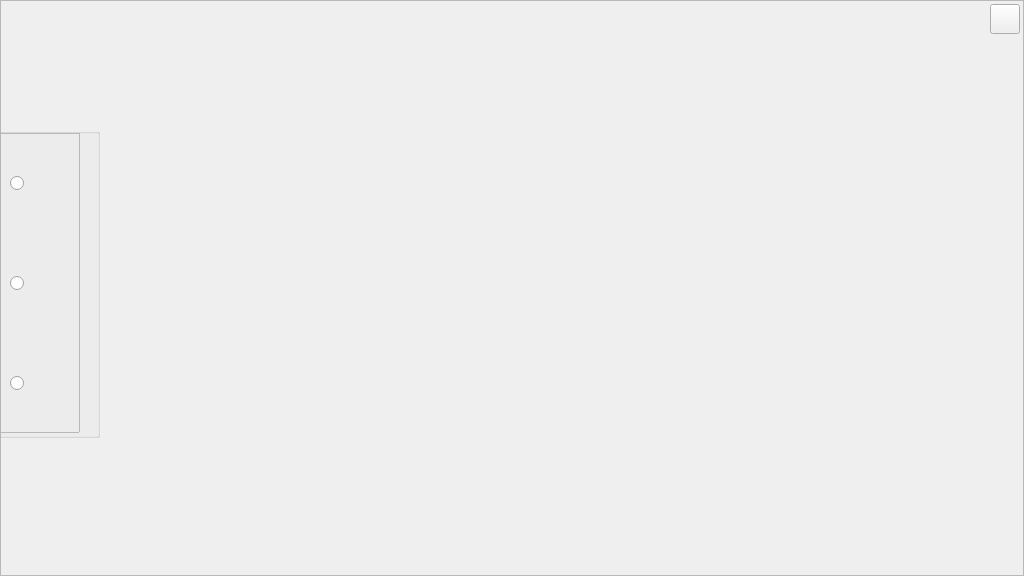
<?xml version="1.0" encoding="UTF-8"?>
<ui version="4.0">
 <class>MasterInterface</class>
 <widget class="QWidget" name="MasterInterface">
  <property name="geometry">
   <rect>
    <x>0</x>
    <y>0</y>
    <width>1024</width>
    <height>576</height>
   </rect>
  </property>
  <property name="windowTitle">
   <string/>
  </property>
  <widget class="QFrame" name="MasterFrame">
   <property name="geometry">
    <rect>
     <x>0</x>
     <y>0</y>
     <width>1024</width>
     <height>576</height>
    </rect>
   </property>
   <property name="frameShape">
    <enum>QFrame::Shape::StyledPanel</enum>
   </property>
   <property name="frameShadow">
    <enum>QFrame::Shadow::Raised</enum>
   </property>
   <widget class="QGroupBox" name="SideGroupBox">
    <property name="geometry">
     <rect>
      <x>-10</x>
      <y>128</y>
      <width>110</width>
      <height>310</height>
     </rect>
    </property>
    <property name="title">
     <string/>
    </property>
    <widget class="QFrame" name="SideFrame">
     <property name="geometry">
      <rect>
       <x>-5</x>
       <y>5</y>
       <width>95</width>
       <height>300</height>
      </rect>
     </property>
     <property name="frameShape">
      <enum>QFrame::Shape::StyledPanel</enum>
     </property>
     <property name="frameShadow">
      <enum>QFrame::Shadow::Raised</enum>
     </property>
     <widget class="QRadioButton" name="HomePageRadioButton">
      <property name="geometry">
       <rect>
        <x>25</x>
        <y>20</y>
        <width>60</width>
        <height>60</height>
       </rect>
      </property>
      <property name="text">
       <string/>
      </property>
      <property name="autoExclusive">
       <bool>true</bool>
      </property>
     </widget>
     <widget class="QRadioButton" name="MatchHistoryPageRadioButton">
      <property name="geometry">
       <rect>
        <x>25</x>
        <y>120</y>
        <width>60</width>
        <height>60</height>
       </rect>
      </property>
      <property name="text">
       <string/>
      </property>
      <property name="autoExclusive">
       <bool>true</bool>
      </property>
     </widget>
     <widget class="QRadioButton" name="OtherFunctionPageRadioButton">
      <property name="geometry">
       <rect>
        <x>25</x>
        <y>220</y>
        <width>60</width>
        <height>60</height>
       </rect>
      </property>
      <property name="text">
       <string/>
      </property>
      <property name="autoExclusive">
       <bool>true</bool>
      </property>
     </widget>
    </widget>
    <widget class="QLabel" name="SideLabel">
     <property name="geometry">
      <rect>
       <x>85</x>
       <y>115</y>
       <width>20</width>
       <height>80</height>
      </rect>
     </property>
     <property name="text">
      <string/>
     </property>
     <property name="scaledContents">
      <bool>true</bool>
     </property>
    </widget>
   </widget>
   <widget class="QPushButton" name="ClosePushButton">
    <property name="geometry">
     <rect>
      <x>990</x>
      <y>4</y>
      <width>30</width>
      <height>30</height>
     </rect>
    </property>
    <property name="text">
     <string/>
    </property>
   </widget>
   <widget class="QLabel" name="AppLogoLabel">
    <property name="geometry">
     <rect>
      <x>462</x>
      <y>128</y>
      <width>90</width>
      <height>266</height>
     </rect>
    </property>
    <property name="text">
     <string/>
    </property>
    <property name="pixmap">
     <pixmap resource="../ResourceFiles/Resources.qrc">:/ResourceFiles/BasicFiles/AppLogo.png</pixmap>
    </property>
    <property name="scaledContents">
     <bool>true</bool>
    </property>
   </widget>
   <widget class="QLabel" name="EchoTextLabel">
    <property name="geometry">
     <rect>
      <x>207</x>
      <y>398</y>
      <width>600</width>
      <height>40</height>
     </rect>
    </property>
    <property name="text">
     <string/>
    </property>
    <property name="alignment">
     <set>Qt::AlignmentFlag::AlignCenter</set>
    </property>
   </widget>
   <widget class="QLabel" name="EchoerTextLabel">
    <property name="geometry">
     <rect>
      <x>647</x>
      <y>438</y>
      <width>160</width>
      <height>30</height>
     </rect>
    </property>
    <property name="text">
     <string/>
    </property>
    <property name="alignment">
     <set>Qt::AlignmentFlag::AlignCenter</set>
    </property>
   </widget>
  </widget>
 </widget>
 <resources>
  <include location="../ResourceFiles/Resources.qrc"/>
 </resources>
 <connections/>
</ui>
